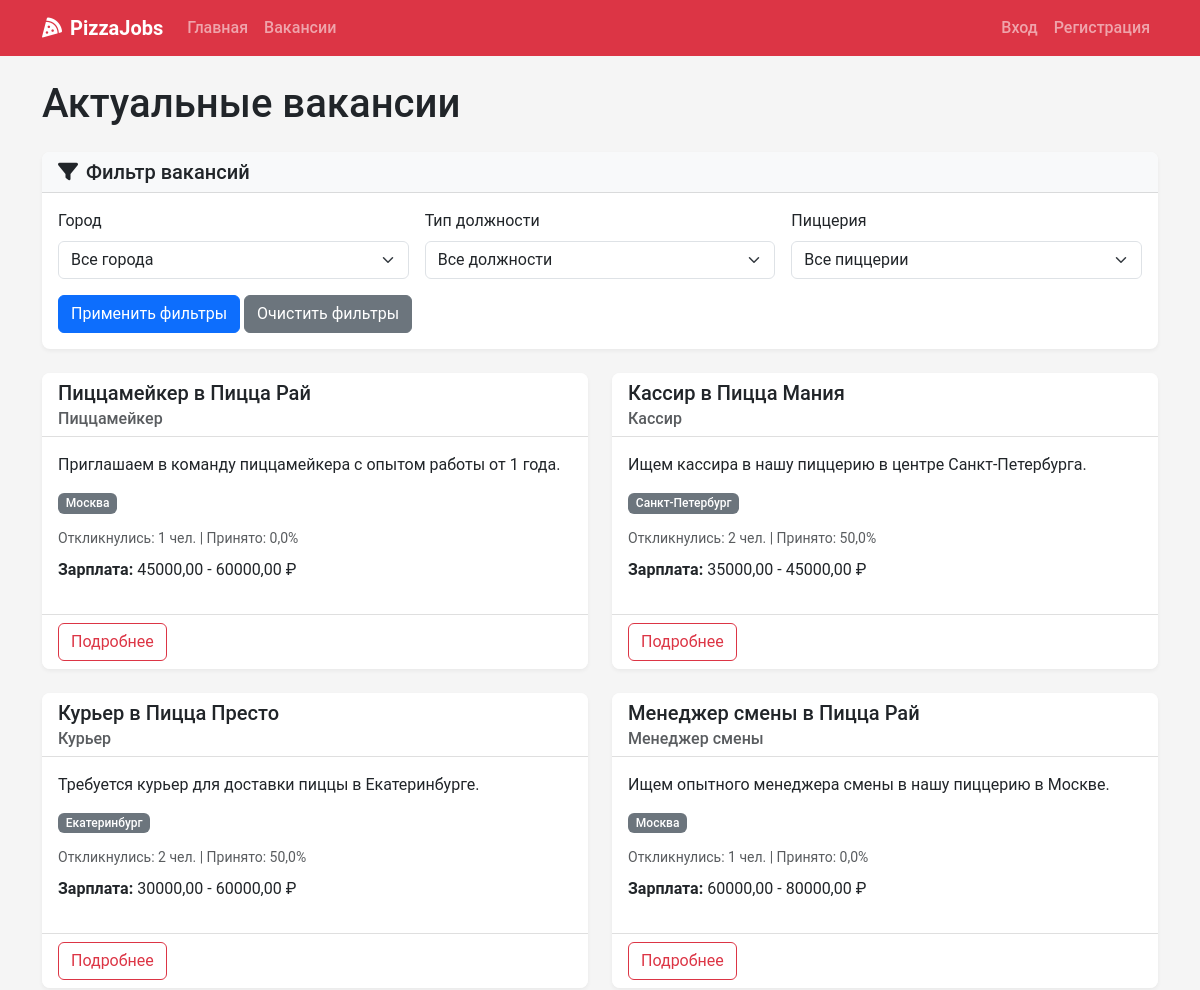
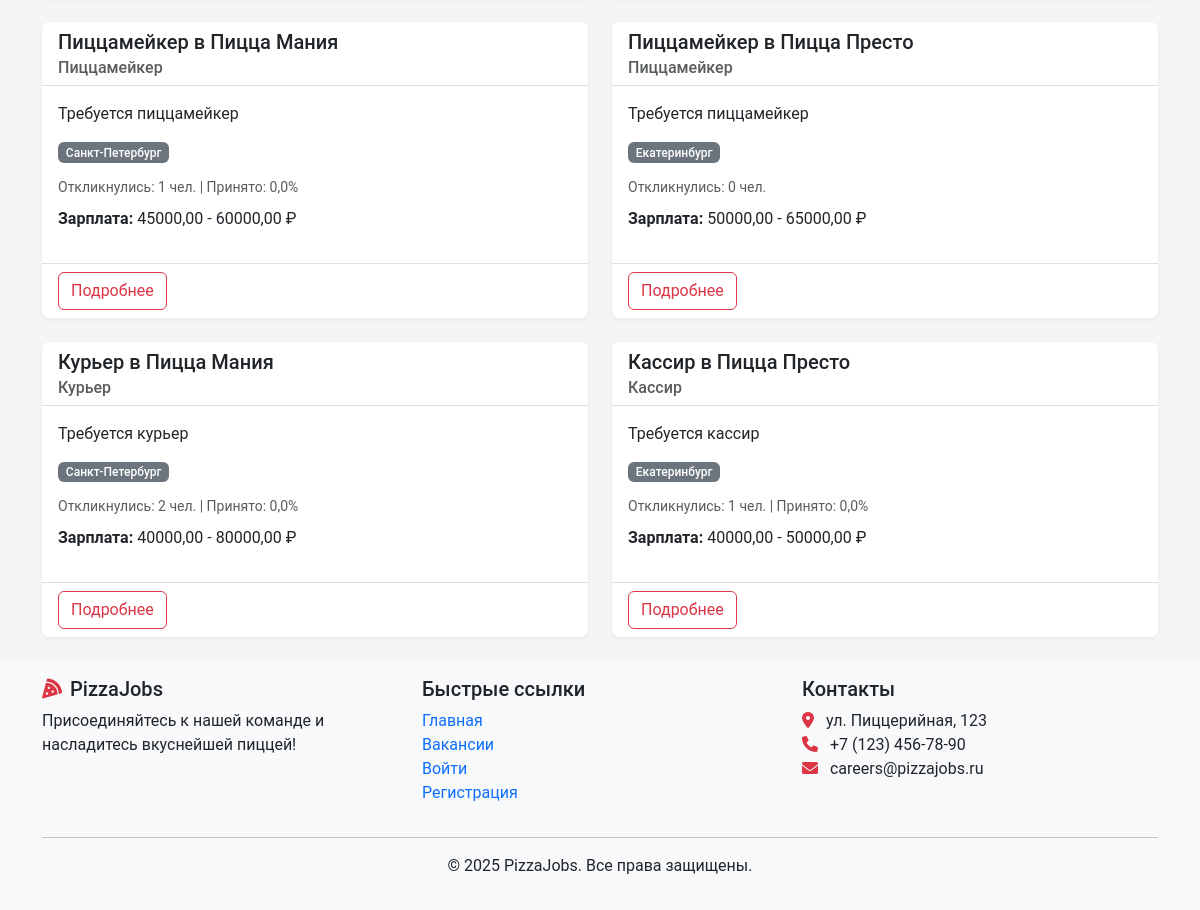
Page /vacancies/ on the committed database (2 pictures, top to bottom).
### recruitment/models.py (models this page shows, shortened)
class Vacancy(models.Model):
    title = models.CharField(max_length=100)
    position_type = models.ForeignKey(PositionType, on_delete=models.CASCADE, related_name='vacancies')
    restaurants = models.ManyToManyField(Restaurant, related_name='vacancies')
    description = models.TextField()
    requirements = models.TextField()
    responsibilities = models.TextField()
    conditions = models.TextField()
    salary_min = models.DecimalField(max_digits=10, decimal_places=2, null=True, blank=True)
    salary_max = models.DecimalField(max_digits=10, decimal_places=2, null=True, blank=True)
    is_active = models.BooleanField(default=True)
    created_at = models.DateTimeField(auto_now_add=True)
    updated_at = models.DateTimeField(auto_now=True)
    created_by = models.ForeignKey(User, on_delete=models.SET_NULL, null=True, related_name='created_vacancies')
    class Meta:
        verbose_name_plural = "Vacancies"

class PositionType(models.Model):
    title = models.CharField(max_length=100, unique=True)
    description = models.TextField()

class Restaurant(models.Model):
    name = models.CharField(max_length=100)
    address = models.CharField(max_length=255)
    city = models.CharField(max_length=100)
    manager = models.ForeignKey(User, on_delete=models.SET_NULL, null=True, blank=True, related_name='managed_restaurants')

### recruitment/views.py (the view)
# urls.py: path('vacancies/', views.vacancy_list, name='vacancy_list'),
def vacancy_list(request):
    city = request.GET.get('city', '')
    position_type = request.GET.get('position_type', '')
    restaurant_id = request.GET.get('restaurant', '')
    vacancies = Vacancy.objects.filter(is_active=True)
    if city:
        vacancies = vacancies.filter(restaurants__city=city)
    if position_type:
        vacancies = vacancies.filter(position_type__title=position_type)
    if restaurant_id:
        vacancies = vacancies.filter(restaurants__id=restaurant_id)
    vacancies = vacancies.annotate(
        total_applications=Count('applications', distinct=True),
        accepted_applications=Count(
            'applications',
            filter=Q(applications__status=ApplicationStatus.ACCEPTED),
            distinct=True
        ),
    ).annotate(
        acceptance_rate=Round(
           Case(
               When(total_applications__gt=0,
                     then=F('accepted_applications') * Value(100.0) / F('total_applications')),
                default=Value(0),
                output_field=FloatField()
            ),
            0
        )
    )
    cities = Restaurant.objects.values_list('city', flat=True).distinct()
    position_types = PositionType.objects.all()
    restaurants = Restaurant.objects.all()
    paginator = Paginator(vacancies.distinct(), 10)
    page_number = request.GET.get('page')
    page_obj = paginator.get_page(page_number)
    context = {
        'page_obj': page_obj,
        'cities': cities,
        'position_types': position_types,
        'restaurants': restaurants,
        'selected_city': city,
        'selected_position_type': position_type,
        'selected_restaurant': restaurant_id,
    }
    return render(request, 'vacancies/list.html', context)

### recruitment/context_processors.py (called while the page is built)
def notifications_processor(request):
    if request.user.is_authenticated:
        unread_count = Notification.objects.filter(user=request.user, read=False).count()
        latest_notifs = Notification.objects.filter(user=request.user).order_by('-created_at')[:5]
    else:
        unread_count = 0
        latest_notifs = []
    return {
        'unread_count': unread_count,
        'latest_notifications': latest_notifs,
    }

### templates/vacancies/list.html (shortened to what this page needs)
{% extends 'base.html' %}
{% block content %}
<div class="container">
    <h1 class="mb-4">Актуальные вакансии</h1>
    <div class="card mb-4 shadow-sm">
        <div class="card-header bg-light">
            <h5 class="mb-0"><i class="fas fa-filter me-2"></i>Фильтр вакансий</h5>
        </div>
        <div class="card-body">
            <form method="get" class="row g-3">
                <div class="col-md-4">
                    <label for="city" class="form-label">Город</label>
                    <select class="form-select" id="city" name="city">
                        <option value="">Все города</option>
                    </select>
                </div>
                <div class="col-md-4">
                    <label for="position_type" class="form-label">Тип должности</label>
                    <select class="form-select" id="position_type" name="position_type">
                        <option value="">Все должности</option>
                    </select>
                </div>
                <div class="col-md-4">
                    <label for="restaurant" class="form-label">Пиццерия</label>
                    <select class="form-select" id="restaurant" name="restaurant">
                        <option value="">Все пиццерии</option>
                    </select>
                </div>
                <div class="col-12">
                    <button type="submit" class="btn btn-primary">Применить фильтры</button>
                    <a href="{% url 'vacancy_list' %}" class="btn btn-secondary">Очистить фильтры</a>
                </div>
            </form>
        </div>
    </div>
    {% if page_obj %}
        <div class="row row-cols-1 row-cols-md-2 g-4">
            {% for vacancy in page_obj %}
                <div class="col">
                    <div class="card h-100 shadow-sm">
                        <div class="card-header bg-white">
                            <h5 class="card-title mb-0">{{ vacancy.title }}</h5>
                            <h6 class="card-subtitle text-muted mt-1">{{ vacancy.position_type.title }}</h6>
                        </div>
                        <div class="card-body">
                            <p class="card-text">{{ vacancy.description|truncatewords:30 }}</p>
                            <div class="d-flex flex-wrap mb-2">
                                {% for restaurant in vacancy.restaurants.all %}
                                    <span class="badge bg-secondary me-1 mb-1">{{ restaurant.city }}</span>
                                {% endfor %}
                            </div>
                            <div class="mb-2">
                                <small class="text-muted">
                                    Откликнулись: {{ vacancy.total_applications }} чел.
                                    {% if vacancy.total_applications > 0 %}
                                        | Принято: {{ vacancy.acceptance_rate }}%
                                    {% endif %}
                                </small>
                            </div>
                            {% if vacancy.salary_min or vacancy.salary_max %}
                                <p class="mt-2">
                                    <strong>Зарплата: </strong>
                                    {% if vacancy.salary_min and vacancy.salary_max %}
                                        {{ vacancy.salary_min }} - {{ vacancy.salary_max }} ₽
                                    {% elif vacancy.salary_min %}
                                        От {{ vacancy.salary_min }} ₽
                                    {% elif vacancy.salary_max %}
                                        До {{ vacancy.salary_max }} ₽
                                    {% endif %}
                                </p>
                            {% endif %}
                        </div>
                        <div class="card-footer bg-white">
                            <a href="{% url 'vacancy_detail' vacancy.id %}" class="btn btn-outline-danger">Подробнее</a>
                        </div>
                    </div>
                </div>
            {% endfor %}
        </div>
    {% else %}
        <div class="alert alert-info">
            <i class="fas fa-info-circle me-2"></i>Не найдено вакансий, соответствующих вашим критериям. Пожалуйста, попробуйте другие фильтры или проверьте позже.
        </div>
    {% endif %}
</div>
{% endblock %}

### static/css/main.css (style rules this page uses)
:root { --pizza-red: #dc3545; --pizza-green: #198754; --pizza-white: #ffffff; --pizza-light: #f8f9fa; --pizza-dark: #212529; --pizza-secondary: #6c757d; }
body { font-family: 'Roboto', 'Segoe UI', Arial, sans-serif; color: var(--pizza-dark); background-color: #f5f5f5; min-height: 100vh; display: flex; flex-direction: column; }
.card { border-radius: 0.5rem; border: none; overflow: hidden; }
.card-header { border-bottom: 1px solid rgba(0, 0, 0, 0.125); }
.card-footer { border-top: 1px solid rgba(0, 0, 0, 0.125); }
.card-header.bg-white { background-color: white; }
.card.shadow-sm { box-shadow: 0 0.125rem 0.25rem rgba(0, 0, 0, 0.05) !important; }
.badge { font-weight: 500; padding: 0.35em 0.65em; }
.badge.bg-secondary { background-color: #6c757d !important; }

### rows in the picture
Vacancy: title "Пиццамейкер в Пицца Рай", position_type "Пиццамейкер", description "Приглашаем в команду пиццамейкера с опытом работы от 1 года.", total_applications "1", acceptance_rate "0,0", salary_min "45000,00", salary_max "60000,00"
Restaurant: city "Москва"
Vacancy: title "Кассир в Пицца Мания", position_type "Кассир", description "Ищем кассира в нашу пиццерию в центре Санкт-Петербурга.", total_applications "2", acceptance_rate "50,0", salary_min "35000,00", salary_max "45000,00"
Restaurant: city "Санкт-Петербург"
Vacancy: title "Курьер в Пицца Престо", position_type "Курьер", description "Требуется курьер для доставки пиццы в Екатеринбурге.", total_applications "2", acceptance_rate "50,0", salary_min "30000,00", salary_max "60000,00"
Restaurant: city "Екатеринбург"
Vacancy: title "Менеджер смены в Пицца Рай", position_type "Менеджер смены", description "Ищем опытного менеджера смены в нашу пиццерию в Москве.", total_applications "1", acceptance_rate "0,0", salary_min "60000,00", salary_max "80000,00"
Vacancy: title "Пиццамейкер в Пицца Мания", position_type "Пиццамейкер", description "Требуется пиццамейкер", total_applications "1", acceptance_rate "0,0", salary_min "45000,00", salary_max "60000,00"
Vacancy: title "Пиццамейкер в Пицца Престо", position_type "Пиццамейкер", description "Требуется пиццамейкер", total_applications "0", salary_min "50000,00", salary_max "65000,00"
Vacancy: title "Курьер в Пицца Мания", position_type "Курьер", description "Требуется курьер", total_applications "2", acceptance_rate "0,0", salary_min "40000,00", salary_max "80000,00"
Vacancy: title "Кассир в Пицца Престо", position_type "Кассир", description "Требуется кассир", total_applications "1", acceptance_rate "0,0", salary_min "40000,00", salary_max "50000,00"
